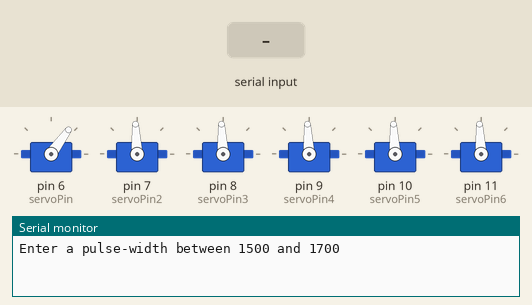
Bench run of a sketch on a simulated Arduino Uno, built with avr-gcc and run on an emulated ATmega328P. Parts: 6 × servo, the last lines printed to the serial monitor. The test bench sets the inputs (shaded band).

Above: at 8.3 s.
8.4 s: "90,45\n" received over Serial
At 11.3 s:
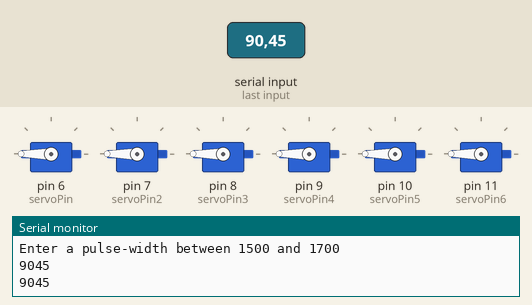
11.4 s: "5\n" received over Serial
At 12.4 s:
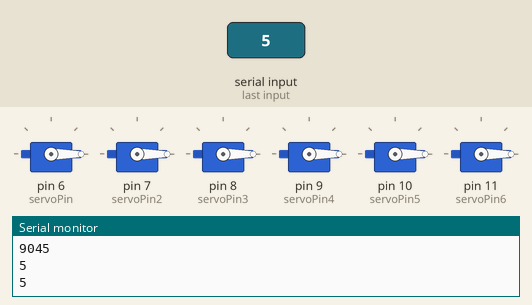
Timing chart, 0 to 14.4 s (numbered marks = the images above; inputs shaded):
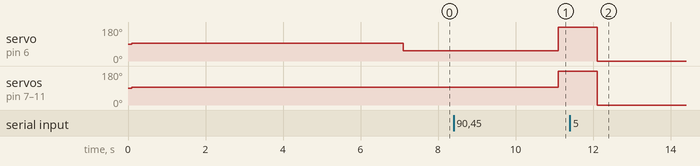

Measured:
- after the input at 8.4 s, servo on pin 6 (servoPin): 54° → 180° after 2.7 s; servo on pin 7 (servoPin2), servo on pin 8 (servoPin3), servo on pin 9 (servoPin4), servo on pin 10 (servoPin5), servo on pin 11 (servoPin6): 93° → 180° after 2.7 s
- after the input at 11.4 s, servo on pin 6 (servoPin), servo on pin 7 (servoPin2), servo on pin 8 (servoPin3), servo on pin 9 (servoPin4), servo on pin 10 (servoPin5), servo on pin 11 (servoPin6): 180° → 0° after 0.71 s

The sketch:

multiple_motors_serial_control.ino
```cpp
#include <Servo.h>
#include <String.h>
//This Arduino program allows the user to control the motor speed with a serial monitor input.
//It can be easily adapted to receive I2C signals from the TX2;
//the motor is stopped when the user inputs '1500', is in forward mode between 1500 and 1900.
//At 1750, we appear to draw ~4 A which is the limit of a single power supply.

//pins that work


byte servoPin = 6;
byte servoPin2 = 7;
byte servoPin3 = 8;
byte servoPin4 = 9;
byte servoPin5 = 10;
byte servoPin6 = 11;

String instring = ""; //String to hold input

Servo servo, servo2, servo3, servo4, servo5, servo6;

void setup() {
  //Serial startup
  Serial.begin(9600);
  while (!Serial) {
    ; //Wait for serial connection;
  }
  Serial.println("Enter a pulse-width between 1500 and 1700\n");


  servo.attach(servoPin);
 servo2.attach(servoPin2);
  servo3.attach(servoPin3);
   servo4.attach(servoPin4);
    servo5.attach(servoPin5);
     servo6.attach(servoPin6);

  delay(100);

  servo.writeMicroseconds(1500); // send "stop" signal to ESC.
  servo2.writeMicroseconds(1500);
  servo3.writeMicroseconds(1500);
  servo4.writeMicroseconds(1500);
  servo5.writeMicroseconds(1500);
  servo6.writeMicroseconds(1500);

  delay(7000); // delay to allow the ESC to recognize the stopped signal
}
int rx_int = 0;

int signal = 1500;


void loop() {

  if (Serial.available() > 0) {    // is a character available?
    int inChar = Serial.read();
    if (isDigit(inChar)) {
      //convert the incomping byte to a char and add it to the string;
      instring += (char)inChar;
    }
    if (inChar == '\n') {
      signal = instring.toInt();
      Serial.println(instring);
      Serial.println(signal);
      instring = "";
    }
  }

  servo.writeMicroseconds(signal-400);

  servo2.writeMicroseconds(signal);// Send signal to ESC.
  servo3.writeMicroseconds(signal);
  servo4.writeMicroseconds(signal);
  servo5.writeMicroseconds(signal);
  servo6.writeMicroseconds(signal);

  delay(500);

}
```
